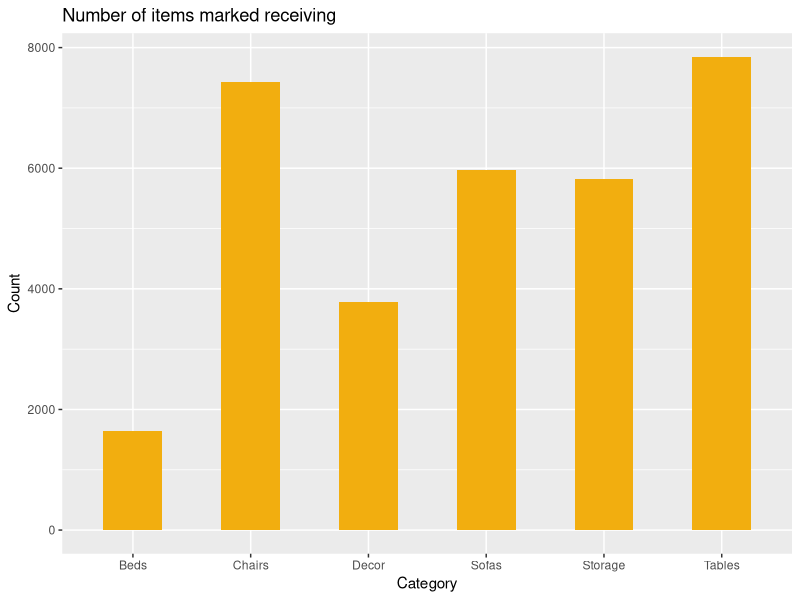
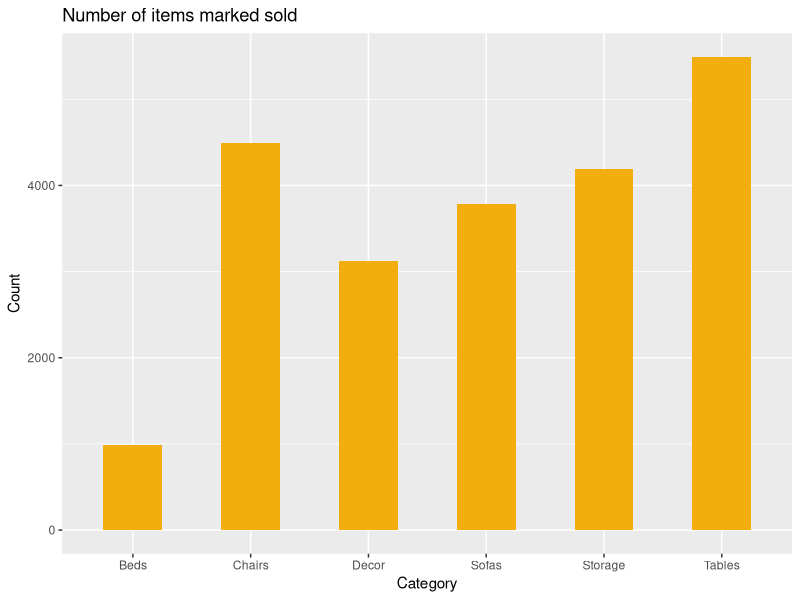
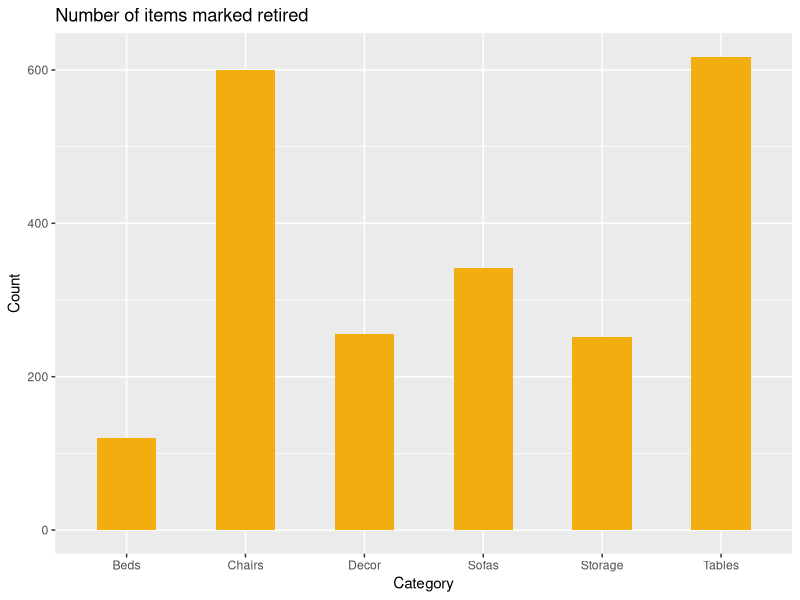
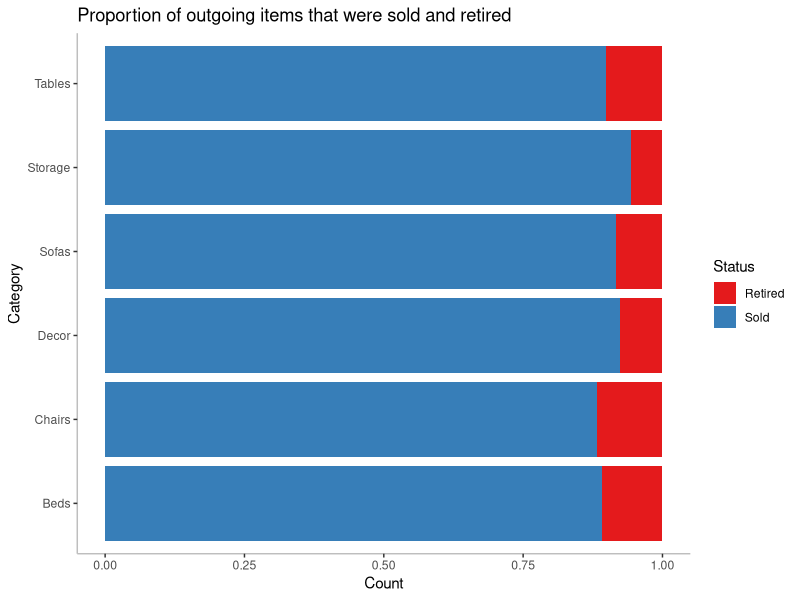
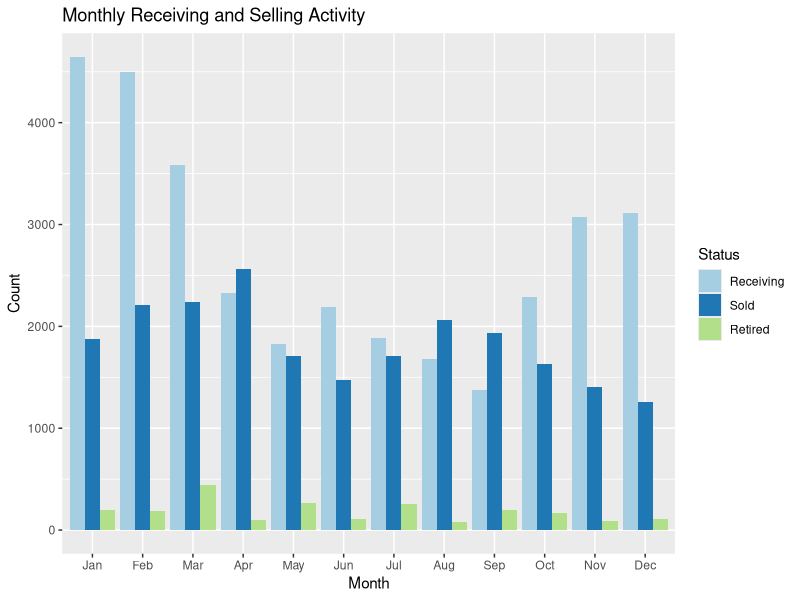
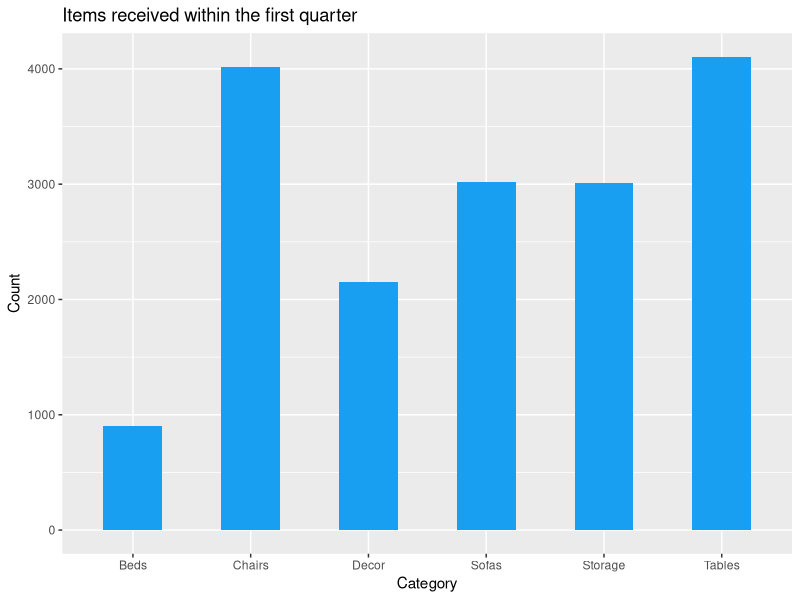
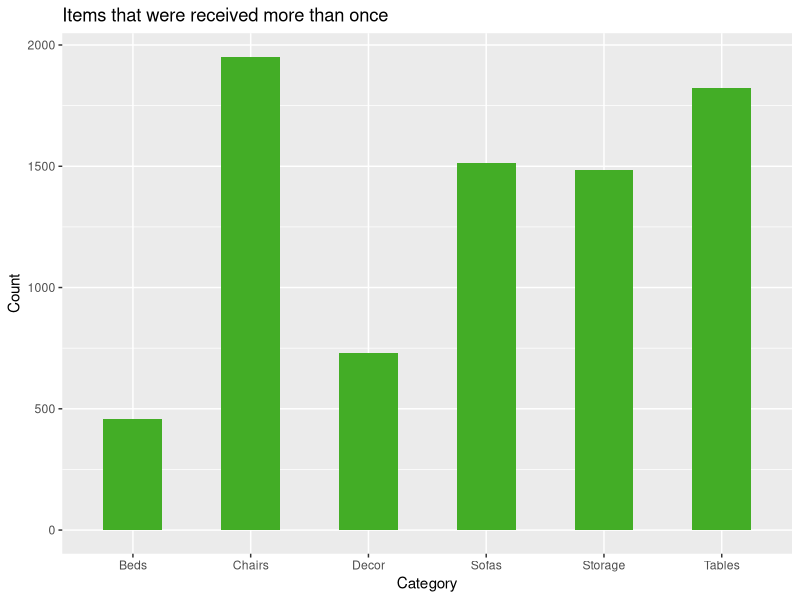

Reproduce these figures in R, in order.
library(dplyr)
library(ggplot2)

setwd("/Users/marielpacada/kaiyo-traffic")
categories <- read.csv("categories.csv") 
warehouse <- read.csv("warehouse_flux.csv")

# remove primary key column + duplicates
warehouse$X <- NULL
warehouse <- unique(warehouse)

# join warehouse data with item categories
names(categories)[1] <- "category_id"
warehouse <- merge(warehouse, categories, by = "category_id")
warehouse$category_id <- NULL

# order by timestamp
warehouse$create_date <- strptime(warehouse$create_date, format = "%Y-%m-%d %H:%M:%S")
warehouse <- warehouse[order(warehouse$create_date),]

# extract month and year from timestamp + delete timestamp
warehouse$year <- as.factor(warehouse$create_date$year + 1900)
warehouse$month <- warehouse$create_date$mon + 1
warehouse$month <- month.abb[warehouse$month]
warehouse$create_date <- NULL


# input: factor from status column
# output: bar chart displaying count by each category for given status
status_count <- function(activity) { 
  data <- warehouse %>% filter(status == activity)
  return(ggplot(data, aes(x = category)) + geom_bar(fill = "#F2AE0F", width = 0.5) + 
           labs(title = paste("Number of items marked", tolower(activity))) +
           xlab("Category") + ylab("Count"))
}

status_count("Receiving")
status_count("Sold")
status_count("Retired")

# filter all items that have left the warehouse (either sold or retired)
out_items <- warehouse %>% filter(status != "Receiving")

# normalized bar chart showing proportion of outgoing items that were sold/retired per category
ggplot(out_items, aes(x = category, fill = status)) + geom_bar(position = "fill") + 
  labs(title = "Proportion of outgoing items that were sold and retired", fill = "Status") +
  xlab("Category") + ylab("Count") +
  theme(panel.background = element_blank(), axis.line = element_line(colour = "grey")) +
  scale_fill_brewer(palette = "Set1") + coord_flip()


# bar chart that shows activity for each month
ggplot(warehouse, aes(x = factor(month, levels = month.abb), 
                      fill = factor(status, levels = c("Receiving", "Sold", "Retired")))) + 
  geom_bar(position = position_dodge()) + 
  labs(title = "Monthly Receiving and Selling Activity", fill = "Status") + 
  xlab("Month") + ylab("Count") +
  scale_fill_brewer(palette = "Paired")


# filters the receiving items for the first trimester
first_tri <- warehouse %>% 
  filter(month == "Jan"|month == "Feb"|month == "Mar" & status == "Receiving") %>%
  group_by(category) %>% 
  summarize(count = n())

# bar chart displaying count by each category within the first trimester of all given years
ggplot(first_tri, aes(x = category, y = count)) + 
  labs(title = "Items received within the first quarter") +
  xlab("Category") + ylab("Count") +
  geom_bar(fill = "#189ff2", stat = "identity", width = 0.5)


# all items marked receiving, including items received more than once
all_received <- warehouse %>% filter(status == "Receiving") %>% select(status, subitem_id, category)

# NOTE: there were some items that were marked with two difference categories, so we handle this by simply 
#       filtering the data further to only include examples with a unique subitem_id
once_received <- all_received[!duplicated(all_received$subitem_id),]

# creates data frame that details how many times an item was received
repeat_received <- all_received %>% group_by(subitem_id) %>% summarize(count = n())
repeat_received <- merge(repeat_received, once_received, by = "subitem_id")

# creates a subset that contains only items that were received more than once
# counts how many items (NOT how many times it was received) were received more than once for each category
repeat_received <- repeat_received %>% 
  filter(count > 1) %>% 
  group_by(category) %>% 
  summarize(count = n())

ggplot(repeat_received, aes(x = category, y = count)) + 
  geom_bar(fill = "#43ad26", stat = "identity", width = 0.5) + 
  labs(title = "Items that were received more than once") +
  xlab("Category") + ylab("Count")



# filters data for the first four months of each year
corona_months <- warehouse %>% filter(month == "Mar"|month == "Apr")

# subset that contains only examples from 2018 and 2019
pre_covid <- corona_months %>% filter(year != "2020")

# subset that contains only examples from 2020
covid <- corona_months %>% filter(year == "2020")



# input: factor from status column 
# output: data frame showing the proportion of all first-four-month activity that were from before/after covid
corona_activity <- function(activity) { 
  total <- length(corona_months$status[corona_months$status == activity])
  before <- length(pre_covid$status[pre_covid$status == activity])
  during <- length(covid$status[covid$status == activity])
  
  before_ratio <- round(before / total, 3)
  during_ratio <- round(during / total, 3)
  
  return(as.data.frame(t(rbind(c("before", "during"), c(before_ratio, during_ratio)))))
}

corona_activity("Receiving")
corona_activity("Sold")



# filters all examples from 2018 and 2019
general_activity <- warehouse %>% 
  filter(year != "2020") %>% 
  group_by(year, status) %>% 
  summarize(count = n())

# input: factor from status column
# output: data frame showing the item count from each year based on status
activity_yearly <- function(activity) {
  data <- general_activity %>% filter(status == activity) %>% select(year, count)
  return(data)
}

activity_yearly("Receiving")
activity_yearly("Sold")
activity_yearly("Retired")

